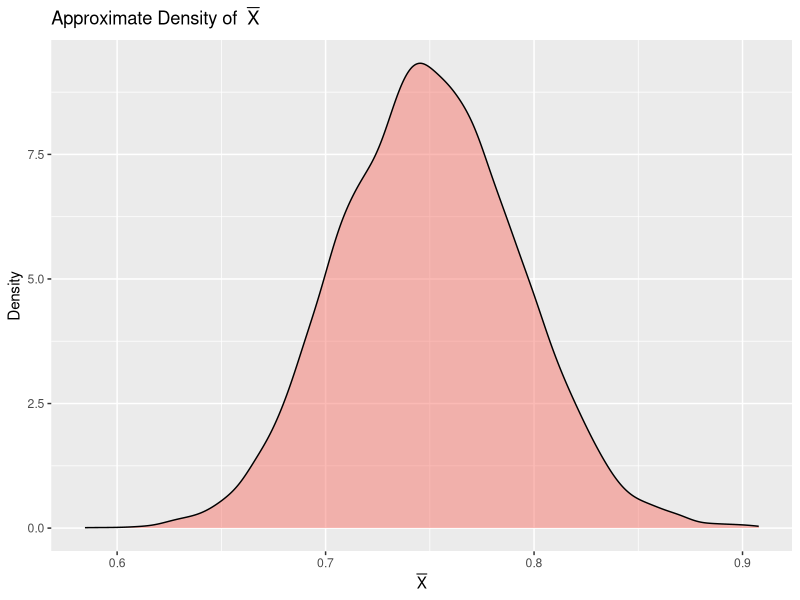
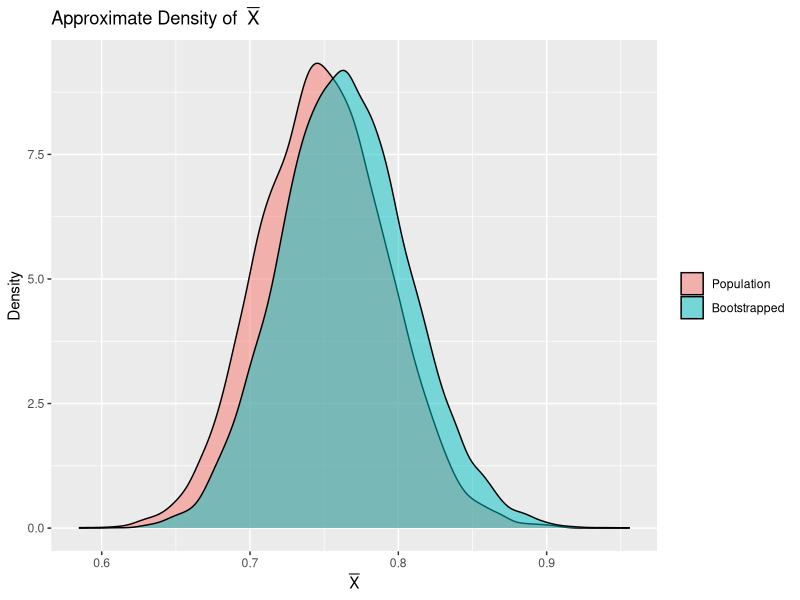
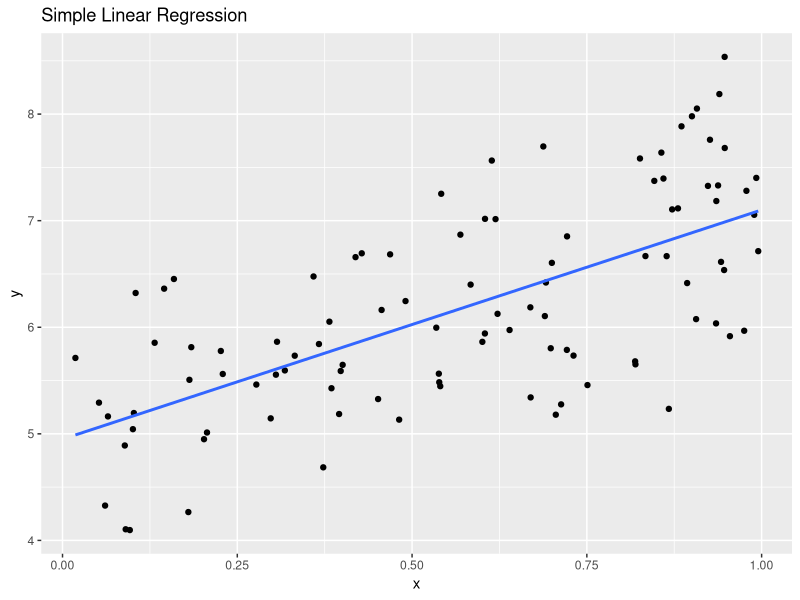
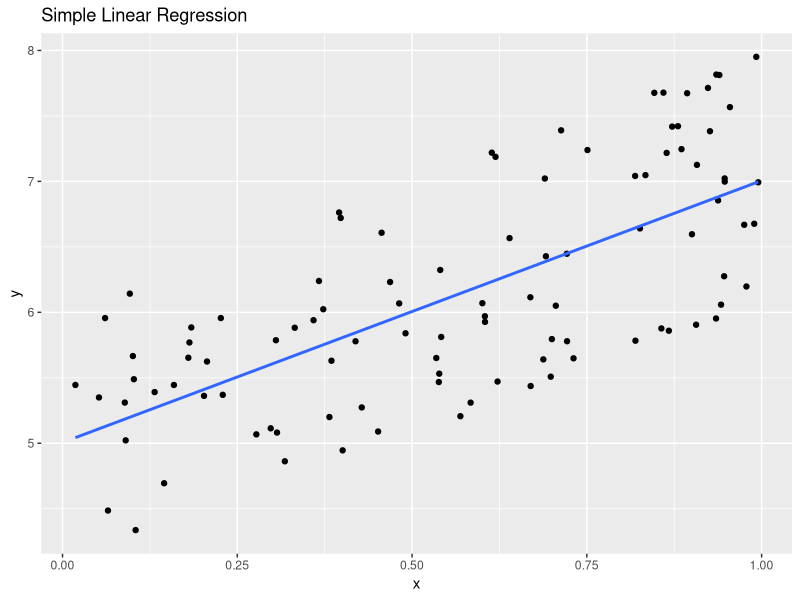

The R script that drew these images, in order:
## ---- chunk 1
knitr::opts_chunk$set(echo = TRUE)
set.seed(6)
## ---- chunk 2
gamma.sample <- function() rgamma(100,3,4)
xbars <- sapply(1:10000, function(x) mean(gamma.sample()))
## ---- chunk 3
library(ggplot2)
library(reshape2)

all.xbars <- data.frame("Population" = xbars)
data <- melt(all.xbars)

ggplot(data,aes(x=value, fill=variable)) + geom_density(alpha=0.5) +
  xlab(expression(bar(X))) + 
  ylab("Density") + 
  ggtitle(expression(paste("Approximate Density of  ",bar(X)))) + 
  theme(legend.position = "none") 
## ---- chunk 4
one.sample <- gamma.sample()
bootstrap.sample <- function() sample(one.sample, replace = TRUE)
boot.xbars <- sapply(1:10000, function(x) mean(bootstrap.sample()))
## ---- chunk 5
library(ggplot2)
library(reshape2)

all.xbars <- data.frame("Population" = xbars, "Bootstrapped" = boot.xbars)
data <- melt(all.xbars)

ggplot(data,aes(x=value, fill=variable)) + geom_density(alpha=0.5) +
  xlab(expression(bar(X))) + 
  ylab("Density") + 
  ggtitle(expression(paste("Approximate Density of  ",bar(X)))) + 
  theme(legend.title = element_blank()) 
## ---- chunk 6
beta0 <- 5
beta1 <- 2
n <- 100
sigma <- .75

x <- runif(n)
epsilon <- rnorm(n, 0, sd = sigma)
y <- beta0 + x * beta1 + epsilon
## ---- chunk 7
lin.model <- lm(y~x)

betahat <- as.numeric(lin.model$coefficients)
sigmahat <- summary(lin.model)$sigma

betahat
sigmahat
## ---- chunk 8
data <- data.frame(y,x)
ggplot(data, aes(y=y, x=x)) + 
  geom_point() + 
  geom_smooth(method = 'lm', se = FALSE) + 
  ggtitle("Simple Linear Regression")
## ---- chunk 9
xnew <- .85
ypred <- betahat[1] + xnew * betahat[2]

pred.int <- ypred + qnorm(c(.025, .975), 0, sd = sigmahat)
ypred
pred.int
## ---- chunk 10
ypred.true <- beta0 + xnew * beta1

true.pred.int <- qnorm(c(.025,.975), ypred.true, sd = sigma)
ypred.true
true.pred.int
## ---- chunk 11
boot.resid.sample <- function() {
  boot.index <- sample(1:n, replace = TRUE)
  boot.resid <- residuals(lin.model)[boot.index]
  return(boot.resid)
}

boot.resids <- lapply(1:1000, function(x) boot.resid.sample())
## ---- chunk 12
this.pred <- c()
pred.lwr.pi <- c()
pred.upr.pi <- c()

for(i in 1:1000){
  pred.lwr.pi[i] <- ypred + as.numeric(quantile(boot.resids[[i]], .025))
  pred.upr.pi[i] <- ypred + as.numeric(quantile(boot.resids[[i]], .975))
}

boot.pred.int <- c(mean(pred.lwr.pi), mean(pred.upr.pi))

ypred
boot.pred.int
## ---- chunk 13
epsilon <- runif(n, -1, 1)
y <- beta0 + x * beta1 + epsilon
## ---- chunk 14
data <- data.frame(y,x)
ggplot(data, aes(y=y, x=x)) + 
  geom_point() + 
  geom_smooth(method = 'lm', se = FALSE) + 
  ggtitle("Simple Linear Regression")
## ---- chunk 15
lin.model <- lm(y~x)
betahat <- as.numeric(lin.model$coefficients)
ypred <- betahat[1] + xnew * betahat[2]

boot.resids <- lapply(1:1000, function(x) boot.resid.sample())

this.pred <- c()
pred.lwr.pi <- c()
pred.upr.pi <- c()

for(i in 1:1000){
  pred.lwr.pi[i] <- ypred + as.numeric(quantile(boot.resids[[i]], .025))
  pred.upr.pi[i] <- ypred + as.numeric(quantile(boot.resids[[i]], .975))
}

boot.pred.int <- c(mean(pred.lwr.pi), mean(pred.upr.pi))

ypred
boot.pred.int
## ---- chunk 16
ypred.true
ypred.true + qunif(c(.025,.975), -1, 1)
